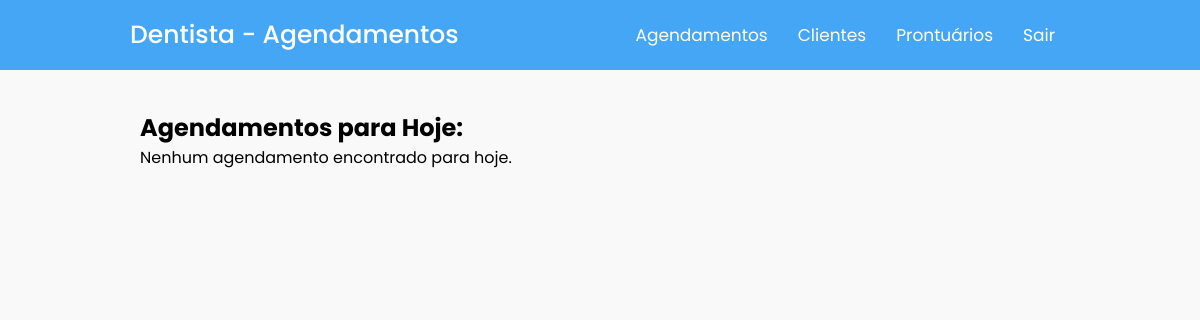
/site/admin/Tela_Dentista/Agendamentos.php, run on an earlier commit of the app's database.
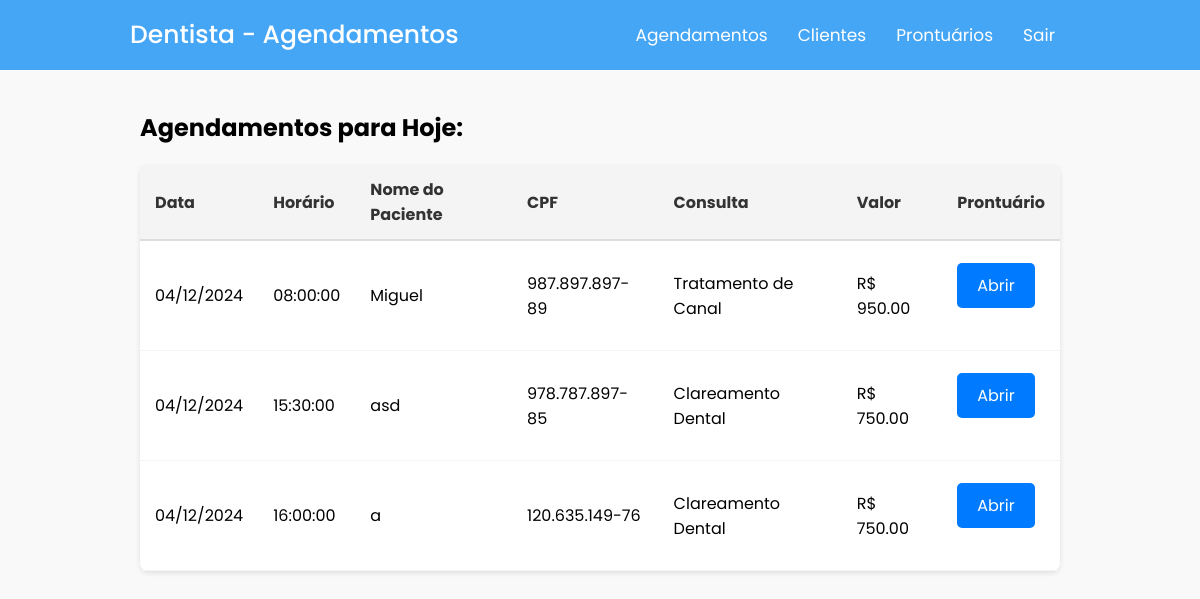
And on a later commit of the database.
### tables this page shows
CREATE TABLE `agendamentos` (
  `id` int(11) NOT NULL,
  `id_servico` int(11) NOT NULL,
  `data_agendamento` date NOT NULL,
  `horario` time DEFAULT NULL,
  `id_paciente` int(11) DEFAULT NULL,
  `status` enum('A Realizar','Atrasada','Concluída') DEFAULT 'A Realizar'
);

CREATE TABLE `pacientes` (
  `id_paciente` int(11) NOT NULL,
  `nome` varchar(100) NOT NULL,
  `sexo` enum('masculino','feminino','N/A') NOT NULL DEFAULT 'N/A',
  `data_nascimento` date NOT NULL,
  `cpf` varchar(14) NOT NULL,
  `estado` char(2) NOT NULL,
  `cidade` varchar(100) NOT NULL,
  `bairro` varchar(100) NOT NULL,
  `rua` varchar(150) NOT NULL,
  `numero_residencia` varchar(10) NOT NULL,
  `cep` varchar(9) NOT NULL,
  `telefone` varchar(15) DEFAULT NULL,
  `email` varchar(255) NOT NULL
);

CREATE TABLE `servicos` (
  `id_servico` int(11) NOT NULL,
  `nome` varchar(255) DEFAULT NULL,
  `descricao` varchar(255) NOT NULL,
  `valor` varchar(255) NOT NULL
);

### site/admin/Tela_Dentista/Agendamentos.php (the view, shortened to what this page needs)
<?php
$servername = "localhost";
$username = "root";
$password = "";
$dbname = "Clinica_Odontologica";
$conn = new mysqli($servername, $username, $password, $dbname);
$agendamentos_hoje = [];
$sql_hoje = "SELECT
                agendamentos.id,
                agendamentos.data_agendamento,
                agendamentos.horario,
                pacientes.nome AS paciente_nome,
                pacientes.cpf,
                pacientes.id_paciente,
                servicos.nome AS servico_nome,
                servicos.valor,
                agendamentos.status
            FROM agendamentos
            JOIN pacientes ON agendamentos.id_paciente = pacientes.id_paciente
            JOIN servicos ON agendamentos.id_servico = servicos.id_servico
            WHERE agendamentos.data_agendamento = CURDATE()
              AND LOWER(TRIM(agendamentos.status)) != 'concluída'
            ORDER BY agendamentos.horario ASC";
$result_hoje = $conn->query($sql_hoje);
if ($result_hoje && $result_hoje->num_rows > 0) {
    while ($row = $result_hoje->fetch_assoc()) {
        $agendamentos_hoje[] = $row;
    }
}
?>
<!DOCTYPE html>
<html lang="pt-BR">
<head>
    <link href='https://unpkg.com/boxicons@2.1.1/css/boxicons.min.css' rel='stylesheet'>
    <link rel="stylesheet" href="/Clinica_Odontologica/site/admin/Styles/homeadm.css">
    <link rel="stylesheet" href="/Clinica_Odontologica/site/admin/Tela_Admin/css/ver_agendamentos.css">
</head>
<body>
    <nav>
        <div class="nav-bar">
            <span class="logo navLogo"><a href="#">Dentista - Agendamentos</a></span>
            <div class="menu">
                <ul class="nav-links">
                    <li><a href="Agendamentos.php">Agendamentos</a></li>
                    <li><a href="Clientes/Pesquisar_Cliente.php">Clientes</a></li>
                    <li><a href="Prontuarios.php">Prontuários</a></li>
                    <li><a href="/Clinica_Odontologica/site/sair.php">Sair</a></li>
                </ul>
            </div>
        </div>
    </nav>
<br><br><br><br><br>
    <div class="container">
        <h2>Agendamentos para Hoje:</h2>
        <?php if (!empty($agendamentos_hoje)): ?>
            <table>
                <thead>
                    <tr>
                        <th>Data</th>
                        <th>Horário</th>
                        <th>Nome do Paciente</th>
                        <th>CPF</th>
                        <th>Consulta</th>
                        <th>Valor</th>
                        <th>Prontuário</th>
                    </tr>
                </thead>
                <tbody>
                    <?php foreach ($agendamentos_hoje as $agendamento): ?>
                        <tr>
                            <td><?php echo date("d/m/Y", strtotime($agendamento['data_agendamento'])); ?></td>
                            <td><?php echo $agendamento['horario']; ?></td>
                            <td><?php echo $agendamento['paciente_nome']; ?></td>
                            <td><?php echo $agendamento['cpf']; ?></td>
                            <td><?php echo $agendamento['servico_nome']; ?></td>
                            <td>R$ <?php echo $agendamento['valor']; ?></td>
                            <td>
                                <form method="GET" action="detalhes_consulta.php">
                                    <button type="submit">Abrir</button>
                                </form>
                            </td>
                        </tr>
                    <?php endforeach; ?>
                </tbody>
            </table>
        <?php else: ?>
            <p>Nenhum agendamento encontrado para hoje.</p>
        <?php endif; ?>
    </div>
</body>
</html>

What changed in the data, as far as the page shows it:
added agendamentos: data_agendamento "04/12/2024", horario "08:00:00", id_paciente.nome "Miguel", id_paciente.cpf "987.897.897-89", id_servico.nome "Tratamento de Canal", id_servico.valor "950.00"
added agendamentos: data_agendamento "04/12/2024", horario "15:30:00", id_paciente.nome "asd", id_paciente.cpf "978.787.897-85", id_servico.nome "Clareamento Dental", id_servico.valor "750.00"
added agendamentos: data_agendamento "04/12/2024", horario "16:00:00", id_paciente.nome "a", id_paciente.cpf "120.635.149-76", id_servico.nome "Clareamento Dental", id_servico.valor "750.00"
Also different on the page:
text no longer shown: "Nenhum agendamento encontrado para hoje."
text now shown: "Data Horário Nome do Paciente CPF Consulta Valor Prontuário"
